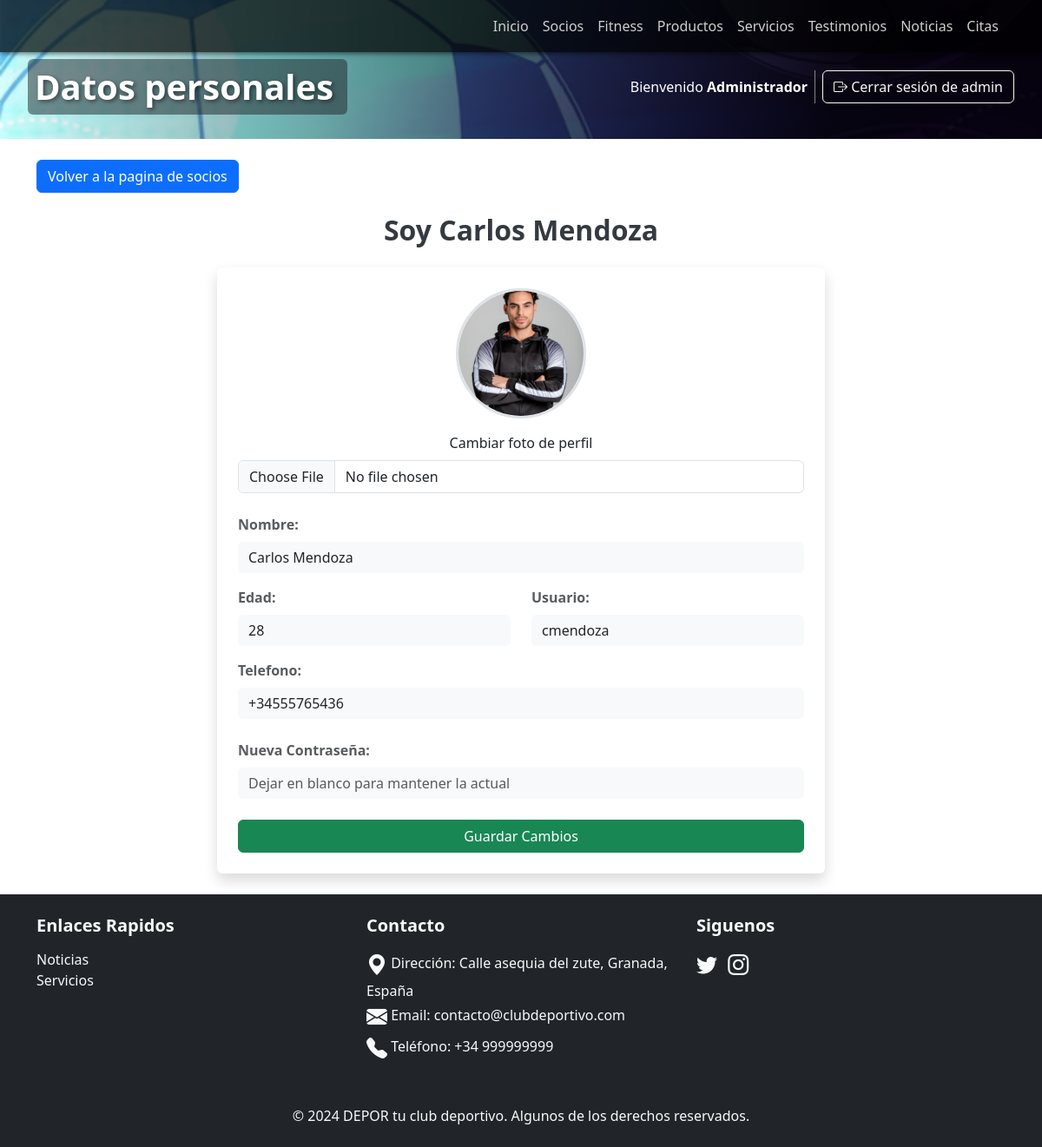
/socios/perfil.php?id=1 (signed in), run on the app's committed database.
### tables this page shows
CREATE TABLE `socio` (
  `id` int(11) NOT NULL AUTO_INCREMENT,
  `nombre` varchar(50) NOT NULL,
  `edad` int(11) DEFAULT NULL,
  `usuario` varchar(30) NOT NULL,
  `password` varchar(255) NOT NULL,
  `telefono` varchar(15) DEFAULT NULL,
  `foto` varchar(100) DEFAULT NULL,
  `tipo_usuario` varchar(20) NOT NULL,
  PRIMARY KEY (`id`) 
);

### config/init.php (called while the page is built, shortened)
<?php
$SOCIO = false;
if (isset($_SESSION['tipo_usuario'])) {
    if ($_SESSION['tipo_usuario'] == 'admin') {
        $ADMIN = true;
    } else if ($_SESSION['tipo_usuario'] == 'socio') {
        $SOCIO = true;
    }
} else {
    $ANONIMO = true;
}
?>

### funciones/funcionesSocios.php (called while the page is built, shortened)
<?php
    function getSocioPorId($conexion, $id) {
        $sentencia = "SELECT id, nombre, edad, usuario, telefono, foto
                        FROM socio
                        WHERE id = ?";
        $consulta = $conexion->prepare($sentencia);
        $consulta->bind_param('i', $id);
        if ($consulta->execute() === false) {
            die("Error en la ejecucion de la consulta: " . $consulta->error);
        }
        $id = $nombre = $edad = $usuario = $telefono = $foto = null;
        $consulta->bind_result($id, $nombre, $edad, $usuario, $telefono, $foto);
        $socio = null;
        if ($consulta->fetch()) {
            $socio = array(
                'id' => $id,
                'nombre' => $nombre,
                'edad' => $edad,
                'usuario' => $usuario,
                'telefono' => $telefono,
                'foto' => $foto
            );
        }
        return $socio;
    }
?>

### socios/perfil.php (the view, shortened to what this page needs)
<?php
    require_once "../config/init.php";
    require_once "../funciones/funcionesSocios.php";
?>
<!DOCTYPE html>
<html lang="en">
<head>
    <link href="https://cdn.jsdelivr.net/npm/bootstrap@5.3.3/dist/css/bootstrap.min.css" rel="stylesheet">
    <link href="https://cdn.jsdelivr.net/npm/bootstrap-icons/font/bootstrap-icons.css" rel="stylesheet">
    <link rel="stylesheet" href="../assets/css/otros.css">
</head>
<body>
    <?php
        require_once "../requires/cabecera.php"
    ?>
    <main>
    <section class="container py-4 seccion_socios">
        <?php if ($ADMIN) { ?>
            <a href="index.php" class="btn btn-primary mb-4">Volver a la pagina de socios</a>
        <?php } ?>
        <?php
        if (isset($_GET['id']) && is_numeric($_GET['id'])) {
            $id = $_GET['id'];
            $socio = getSocioPorId($conexion, $id);
            if ($socio) {
                echo '<h1 class="text-center mb-4">Soy '. $socio['nombre'] .'</h1>';
                echo '
                <div class="perfil shadow p-4 rounded bg-white mx-auto" style="max-width: 700px;">
                    <form id="formularioSocio" action="procesar.php" method="post" enctype="multipart/form-data">
                    <input type="hidden" name="idSocio" value="' . $socio['id'] . '">
                        <div class="text-center mb-4">
                            <img src="../' . $socio['foto'] . '"
                                alt="Foto de ' . $socio['nombre'] . '"
                                class="rounded-circle border border-3"
                                style="width: 150px; height: 150px; object-fit: cover;"
                            />
                            <div class="mt-3">
                                <label for="fotoSocio" class="form-label">Cambiar foto de perfil</label>
                                <input
                                    type="file"
                                    class="form-control"
                                    id="fotoSocio"
                                    name="fotoSocio"
                                />
                            </div>
                        </div>
                        <div class="row gy-3">
                            <div class="col-12">
                                <label for="nombreSocio" class="form-label text-muted"><strong>Nombre:</strong></label>
                                <input
                                    type="text"
                                    class="form-control  border-0 rounded ' . ($SOCIO? "bg-secondary" : "bg-light") . '"
                                    id="nombreSocio"
                                    name="nombreSocio"
                                    value="' . $socio['nombre'] . '"
                                    placeholder="Introduce el nombre del socio"
                                    title="' . ($SOCIO? "No se puede editar el usuario" : "") . '"
                                    ' . ($SOCIO? 'readonly' : "") . '
                                />
                            </div>
                            <div class="col-md-6">
                                <label for="edadSocio" class="form-label text-muted"><strong>Edad:</strong></label>
                                <input
                                    type="number"
                                    class="form-control  border-0 bg-light rounded"
                                    id="edadSocio"
                                    name="edadSocio"
                                    value="' . $socio['edad'] . '"
                                    placeholder="Introduce la edad del socio"
                                />
                            </div>
                            <div class="col-md-6">
                                <label for="usuarioSocio" class="form-label text-muted"><strong>Usuario:</strong></label>
                                <input
                                    type="text"
                                    class="form-control  border-0 rounded ' . ($SOCIO? "bg-secondary" : "bg-light") . '"
                                    id="usuarioSocio"
                                    name="usuarioSocio"
                                    value="' . $socio['usuario'] . '"
                                    placeholder="Introduce el nombre de usuario"
                                    title="' . ($SOCIO? "No se puede editar el usuario" : "") . '"
                                    ' . ($SOCIO? 'readonly' : "") . '
                                />
                            </div>
                            <div class="col-12">
                                <label for="telefonoSocio" class="form-label text-muted"><strong>Telefono:</strong></label>
                                <input
                                    type="tel"
                                    class="form-control  border-0 bg-light rounded"
                                    id="telefonoSocio"
                                    name="telefonoSocio"
                                    value="' . $socio['telefono'] . '"
                                    placeholder="Introduce el número de teléfono"
                                />
                            </div>
                        </div>
                        <div class="mt-4">
                            <label for="passwordSocio" class="form-label text-muted"><strong>Nueva Contraseña:</strong></label>
                            <input
                                type="password"
                                class="form-control border-0 bg-light rounded"
                                id="passwordSocio"
                                name="passwordSocio"
                                placeholder="Dejar en blanco para mantener la actual" />
                        </div>
                        <div class="text-center mt-4">
                            <button type="submit" class="btn btn-success w-100">Guardar Cambios</button>
                        </div>
                    </form>
                </div>';
            } else {
                echo '<p>No se encontró el socio con ID: ' . $id . '</p>';
            }
        } else {
            echo '<p>ID de socio no valida o no proporcionada.</p>';
        }
        ?>
    </section>
    </main>
    <?php
        include('../requires/footer.php');
    ?>
</body>
</html>

### assets/css/otros.css (style rules this page uses)
body { margin: 0; padding: 0; }
section { padding: 40px 140px; }
.seccion_socios h1 { font-size: 2rem; font-weight: bold; color: #343a40; margin-bottom: 1.5rem; }

### data on the page
socio: nombre "Carlos Mendoza", foto (picture), nombreSocio "Carlos Mendoza", edadSocio "28", usuarioSocio "cmendoza", telefonoSocio "+34555765436"

### other printed values
$titulo "Datos personales"
$_SESSION['nombre'] "Administrador"
$_SESSION['tipo_usuario'] "admin"
